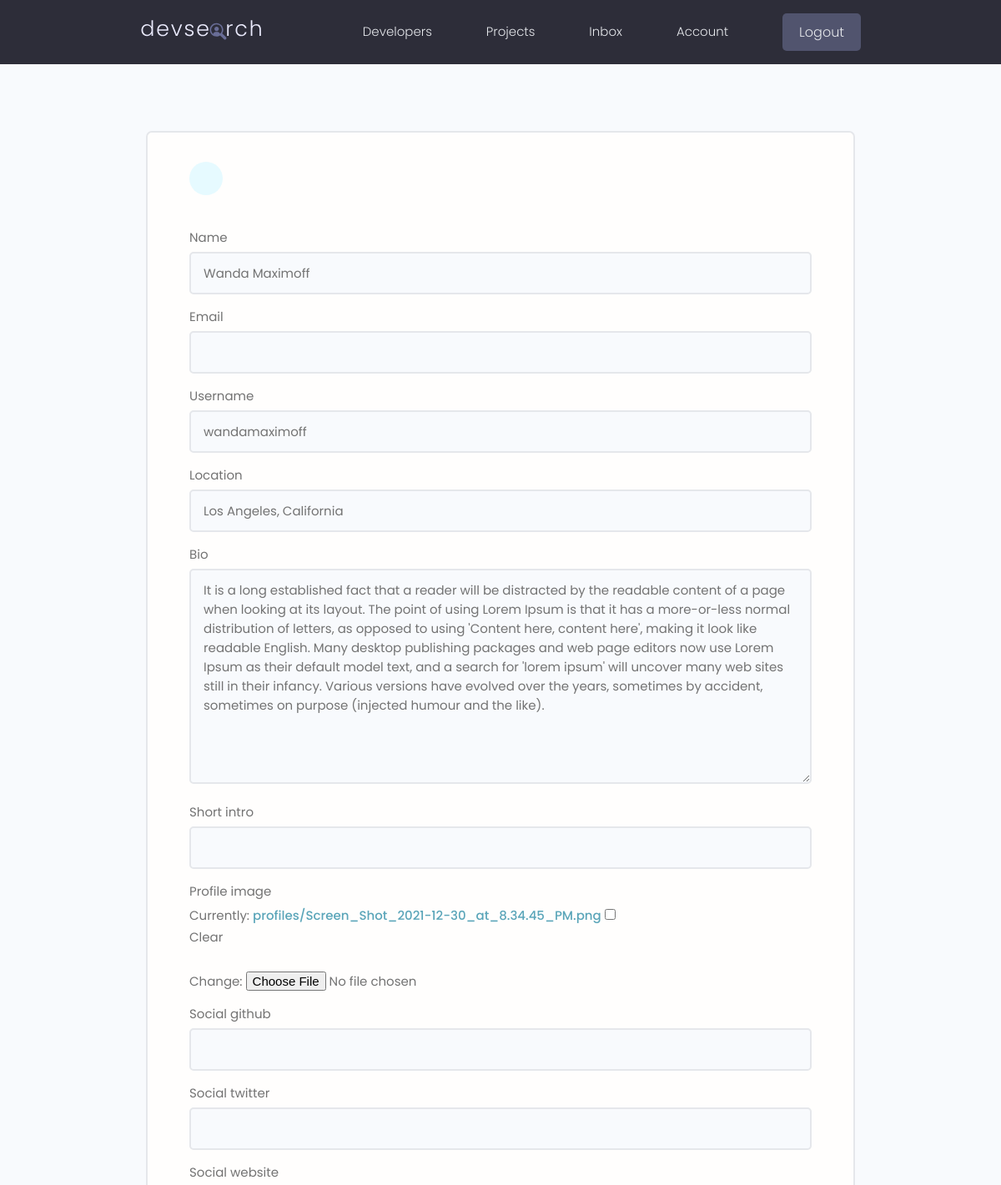
Before: /edit-account/ (signed in, upper part) with the older database file.
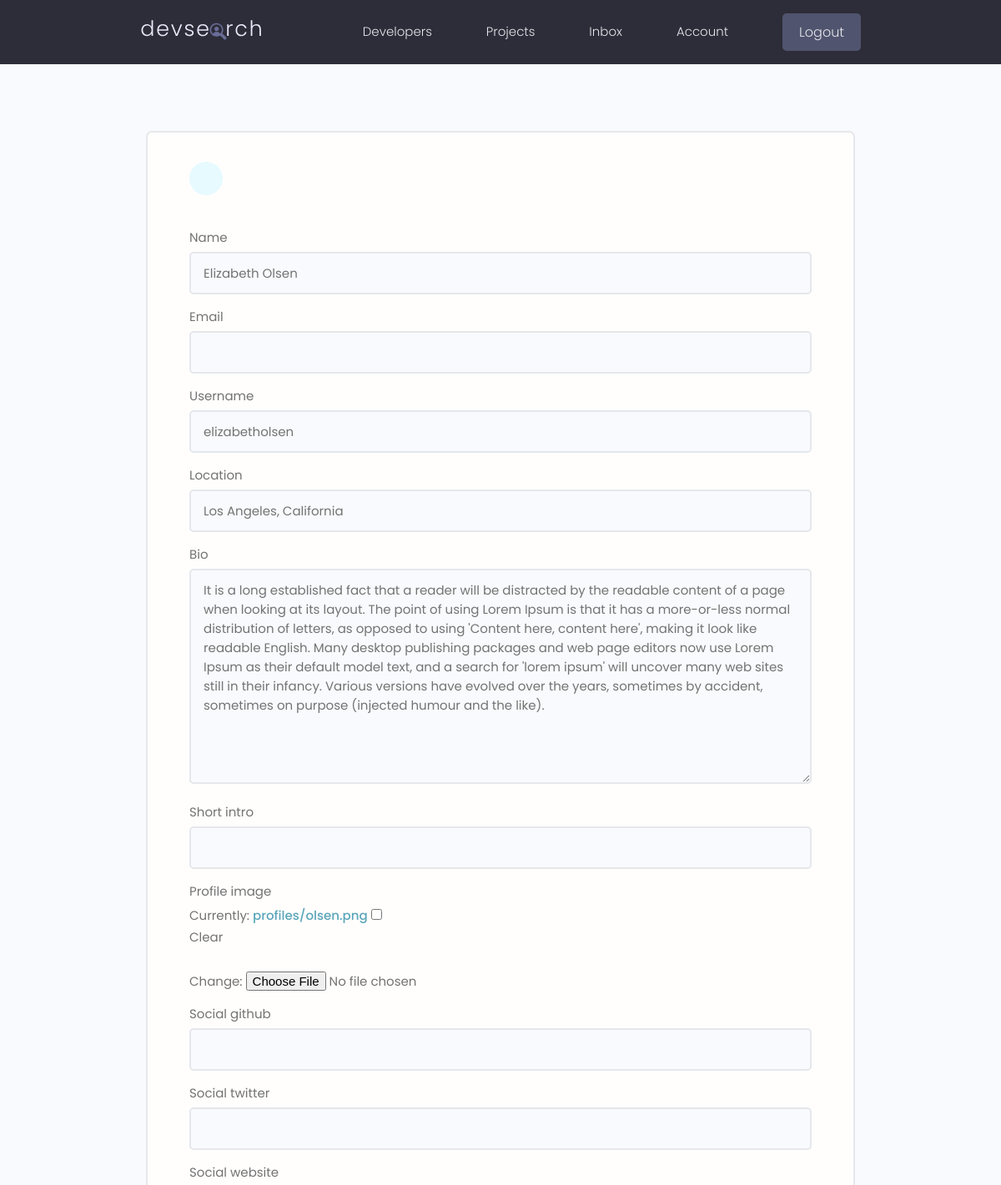
After: the same page with the newer database file.
### users/models.py (models this page shows, shortened)
class Profile(models.Model):
    user = models.OneToOneField(User, on_delete=models.CASCADE, null=True, blank=True)
    name = models.CharField(max_length=128, blank=True, null=True)
    email = models.EmailField(max_length=256, blank=True, null=True)
    username = models.CharField(max_length=128, blank=True, null=True)
    location = models.CharField(max_length=128, blank=True, null=True)
    short_intro = models.CharField(max_length=128, blank=True, null=True)
    bio = models.TextField(blank=True, null=True)
    profile_image = models.ImageField(null=True, blank=True, upload_to='profiles/', default='profiles/user-default.png')
    social_github = models.CharField(max_length=128, blank=True, null=True)
    social_stackoverflow = models.CharField(max_length=128, blank=True, null=True)
    social_twitter = models.CharField(max_length=128, blank=True, null=True)
    social_linkedin = models.CharField(max_length=128, blank=True, null=True)
    social_instagram = models.CharField(max_length=128, blank=True, null=True)
    social_website = models.CharField(max_length=128, blank=True, null=True)
    created = models.DateTimeField(auto_now_add=True)
    id = models.UUIDField(default=uuid.uuid4, unique=True, primary_key=True, editable=False)

### users/views.py (the view)
# urls.py: path('edit-account/', views.edit_account, name='edit-account'),
@login_required(login_url='login')
def edit_account(request):
    profile = request.user.profile
    form = ProfileForm(instance=profile)
    if request.method == 'POST':
        form = ProfileForm(request.POST, request.FILES, instance=profile)
        if form.is_valid():
            form.save()
            return redirect('edit-account')
    context = {'form': form}
    return render(request, 'users/profile_form.html', context)

### users/forms.py
class ProfileForm(ModelForm):
    class Meta:
        model = Profile
        fields = ['name', 'email', 'username', 'location', 'bio', 'short_intro', 'profile_image', 'social_github',
                  'social_twitter', 'social_website', 'social_linkedin', 'social_instagram', 'social_stackoverflow']
    def __init__(self, *args, **kwargs):
        super(ProfileForm, self).__init__(*args, **kwargs)
        for name, field in self.fields.items():
            field.widget.attrs.update({'class': 'input'})

### users/templates/users/profile_form.html (shortened to what this page needs)
{% extends 'main.html' %}
{% block content %}
     <main class="formPage my-xl">
        <div class="content-box">
            <div class="formWrapper">
                <a class="backButton" href="{% url 'account' %}"></a>
                <br>
                <form class="form" action="{% url 'edit-account' %}" method="POST" enctype="multipart/form-data">
                    {% for field in form %}
                        <div class="form__field">
                            <label for="formInput#text">{{ field.label }} </label>
                            {{ field }}
                        </div>
                    {% endfor %}
                </form>
            </div>
        </div>
    </main>
{% endblock content %}

Changed rows visible on the page:
changed Profile "Los Angeles, California": name "Wanda Maximoff" → "Elizabeth Olsen"; username "wandamaximoff" → "elizabetholsen"
Other visible differences:
text no longer shown: "Currently: profiles/Screen_Shot_2021-12-30_at_8.34.45_PM.png Clear Change:"
text now shown: "Currently: profiles/olsen.png Clear Change:"
